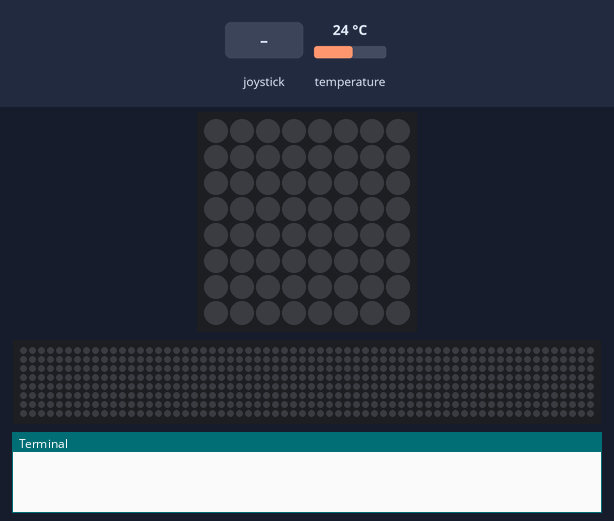
Recording of a program running on a simulated Raspberry Pi (BCM pin numbers) with a Sense HAT. Shown: the Sense HAT's 8×8 RGB LED matrix, a strip that is not on the board, showing the scrolling text unrolled, the last lines printed to the terminal. Inputs (shaded band) come from the test bench; at power-on: temperature 24 °C. The 64×8 strip is a reading aid, not a part: it shows the text the matrix is scrolling, unrolled, one strip-width of it at a time.

Above: at 1.2 s.
1.3 s: joystick pushed down
At 1.45 s:
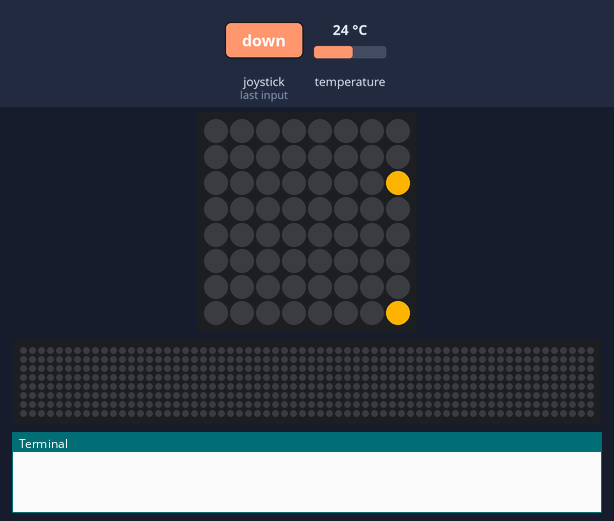
At 1.95 s:
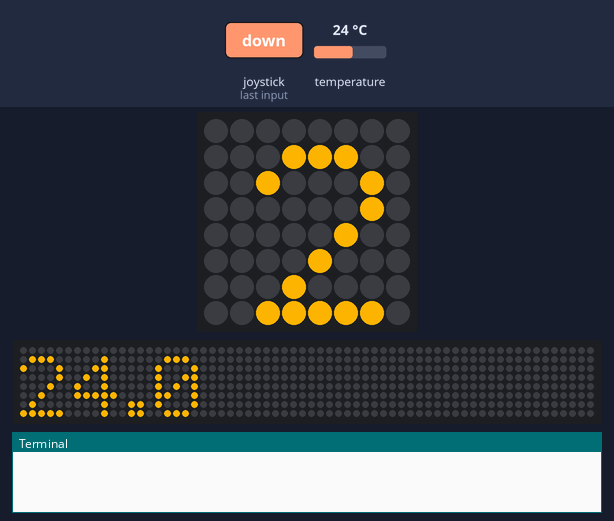
3.2 s: joystick pushed down
At 4.47 s:
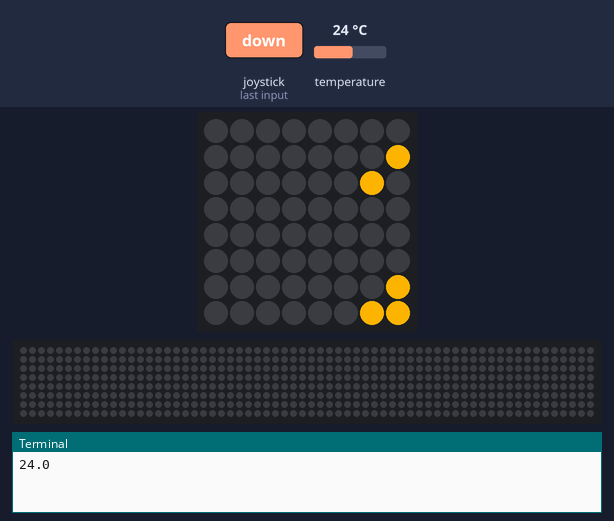
Timing chart, 0 to 6.2 s (numbered marks = the images above; inputs shaded):
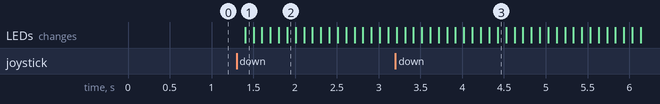

The program:

tempButton.py
```python
#!/usr/bin/python3

from sense_hat import SenseHat,ACTION_PRESSED,ACTION_HELD,ACTION_RELEASED
from time import sleep

sense = SenseHat()
sense.clear()

#functions
def measureTemp():
    temperature1 = round(sense.get_temperature_from_pressure(),2)
    #temperature2 = round(sense.get_temperature(),2)
    #return (temperature1 + temperature2)/2
    return temperature1

def show_temp(vel):
    temp1 = measureTemp()
    tempStr = str(temp1)
    if temp1 <= 21.0:
        sense.show_message(tempStr,scroll_speed=vel,text_colour=(0,128,255),back_colour=(0,0,0))
    elif temp1 > 21.0  and temp1 <= 23.0:
        sense.show_message(tempStr,scroll_speed=vel,text_colour=(0,153,0),back_colour=(0,0,0))
    elif temp1 > 23.0  and temp1 <= 25:
        sense.show_message(tempStr,scroll_speed=vel,text_colour=(255,179,25),back_colour=(0,0,0))
    elif temp1 > 25:
        sense.show_message(tempStr,scroll_speed=vel,text_colour=(153,0,0),back_colour=(0,0,0))
    print(temp1)

def press_down(event):
    if event.action == 'pressed' and event.direction == 'down':
        return show_temp(0.1) ## you can code here the velocity of the displayed text. 0.2 is faster than 0.1

def main():
    try:
        while True:
            # event = sense.stick.wait_for_event(emptybuffer = True)
            # print('the joystick was {} {}'.format(event.action,event.direction))
            sense.stick.direction_down = press_down
            sleep(0.05) # This is to avoid CPU excess
    except KeyboardInterrupt:
            # This keyboard interruption allows us to stop the game by using control-c
            # and clears the leds switching them off
            sense.clear()
            print('\n Stopped')

# Run this program
main()
```

Measured:
- after the input at 1.3 s, the LEDs: change after 0.10 s (image 1)
- after the input at 3.2 s, the LEDs: first differ from a run without the input after 1.1 s (image 3 shows a later state)
